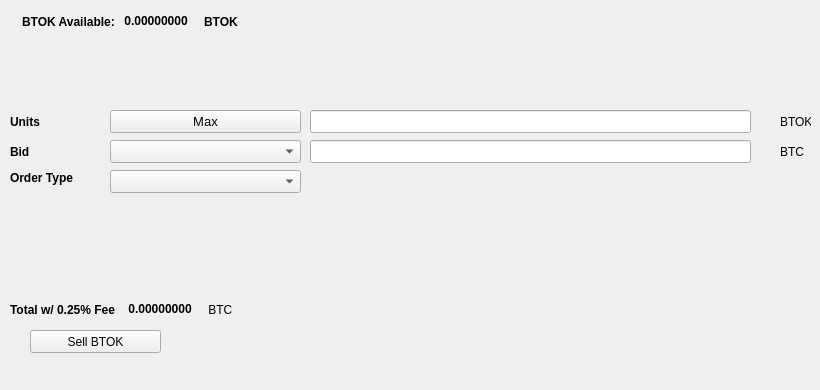
   <widget class="QWidget" name="SellTab">
    <attribute name="title">
     <string>Sell</string>
    </attribute>
    <widget class="QLabel" name="label_16">
     <property name="geometry">
      <rect>
       <x>780</x>
       <y>140</y>
       <width>31</width>
       <height>23</height>
      </rect>
     </property>
     <property name="text">
      <string>BTC</string>
     </property>
    </widget>
    <widget class="QComboBox" name="SellBidcomboBox">
     <property name="geometry">
      <rect>
       <x>110</x>
       <y>140</y>
       <width>191</width>
       <height>23</height>
      </rect>
     </property>
     <property name="font">
      <font>
       <pointsize>10</pointsize>
      </font>
     </property>
    </widget>
    <widget class="QLabel" name="label_18">
     <property name="geometry">
      <rect>
       <x>10</x>
       <y>110</y>
       <width>46</width>
       <height>23</height>
      </rect>
     </property>
     <property name="font">
      <font>
       <weight>75</weight>
       <bold>true</bold>
      </font>
     </property>
     <property name="text">
      <string>Units</string>
     </property>
    </widget>
    <widget class="QPushButton" name="Sell_Max_Amount">
     <property name="geometry">
      <rect>
       <x>110</x>
       <y>110</y>
       <width>191</width>
       <height>23</height>
      </rect>
     </property>
     <property name="font">
      <font>
       <pointsize>10</pointsize>
      </font>
     </property>
     <property name="text">
      <string>Max</string>
     </property>
    </widget>
    <widget class="QLabel" name="label_20">
     <property name="geometry">
      <rect>
       <x>10</x>
       <y>170</y>
       <width>91</width>
       <height>16</height>
      </rect>
     </property>
     <property name="font">
      <font>
       <weight>75</weight>
       <bold>true</bold>
      </font>
     </property>
     <property name="text">
      <string>Order Type</string>
     </property>
    </widget>
    <widget class="QComboBox" name="SellOrdertypeCombo">
     <property name="geometry">
      <rect>
       <x>110</x>
       <y>170</y>
       <width>191</width>
       <height>23</height>
      </rect>
     </property>
     <property name="font">
      <font>
       <pointsize>10</pointsize>
      </font>
     </property>
    </widget>
    <widget class="QLabel" name="label_21">
     <property name="geometry">
      <rect>
       <x>10</x>
       <y>140</y>
       <width>46</width>
       <height>23</height>
      </rect>
     </property>
     <property name="font">
      <font>
       <weight>75</weight>
       <bold>true</bold>
      </font>
     </property>
     <property name="text">
      <string>Bid</string>
     </property>
    </widget>
    <widget class="QLabel" name="label_22">
     <property name="geometry">
      <rect>
       <x>780</x>
       <y>110</y>
       <width>31</width>
       <height>23</height>
      </rect>
     </property>
     <property name="text">
      <string>BTOK</string>
     </property>
    </widget>
    <widget class="QLineEdit" name="UnitsInputBTOK">
     <property name="geometry">
      <rect>
       <x>310</x>
       <y>110</y>
       <width>441</width>
       <height>23</height>
      </rect>
     </property>
     <property name="font">
      <font>
       <pointsize>9</pointsize>
       <weight>75</weight>
       <bold>true</bold>
      </font>
     </property>
    </widget>
    <widget class="QLineEdit" name="SellBidPriceEdit">
     <property name="geometry">
      <rect>
       <x>310</x>
       <y>140</y>
       <width>441</width>
       <height>23</height>
      </rect>
     </property>
     <property name="font">
      <font>
       <pointsize>9</pointsize>
       <weight>75</weight>
       <bold>true</bold>
      </font>
     </property>
    </widget>
    <widget class="QPushButton" name="SellBTOKBTN">
     <property name="geometry">
      <rect>
       <x>30</x>
       <y>330</y>
       <width>131</width>
       <height>23</height>
      </rect>
     </property>
     <property name="text">
      <string>Sell BTOK</string>
     </property>
     <property name="icon">
      <iconset resource="../beetok">
       <normaloff>:/icons/bitcoin</normaloff>:/icons/bitcoin</iconset>
     </property>
    </widget>
    <widget class="QWidget" name="layoutWidget3">
     <property name="geometry">
      <rect>
       <x>22</x>
       <y>12</y>
       <width>258</width>
       <height>19</height>
      </rect>
     </property>
     <layout class="QHBoxLayout" name="horizontalLayout">
      <item>
       <widget class="QLabel" name="label232_2">
        <property name="font">
         <font>
          <weight>75</weight>
          <bold>true</bold>
         </font>
        </property>
        <property name="text">
         <string>BTOK Available:</string>
        </property>
       </widget>
      </item>
      <item>
       <widget class="QLabel" name="BTOKAvailableLabel">
        <property name="palette">
         <palette>
          <active>
           <colorrole role="WindowText">
            <brush brushstyle="SolidPattern">
             <color alpha="255">
              <red>0</red>
              <green>0</green>
              <blue>0</blue>
             </color>
            </brush>
           </colorrole>
           <colorrole role="Button">
            <brush brushstyle="SolidPattern">
             <color alpha="255">
              <red>0</red>
              <green>170</green>
              <blue>0</blue>
             </color>
            </brush>
           </colorrole>
           <colorrole role="Light">
            <brush brushstyle="SolidPattern">
             <color alpha="255">
              <red>0</red>
              <green>255</green>
              <blue>0</blue>
             </color>
            </brush>
           </colorrole>
           <colorrole role="Midlight">
            <brush brushstyle="SolidPattern">
             <color alpha="255">
              <red>0</red>
              <green>212</green>
              <blue>0</blue>
             </color>
            </brush>
           </colorrole>
           <colorrole role="Dark">
            <brush brushstyle="SolidPattern">
             <color alpha="255">
              <red>0</red>
              <green>85</green>
              <blue>0</blue>
             </color>
            </brush>
           </colorrole>
           <colorrole role="Mid">
            <brush brushstyle="SolidPattern">
             <color alpha="255">
              <red>0</red>
              <green>113</green>
              <blue>0</blue>
             </color>
            </brush>
           </colorrole>
           <colorrole role="Text">
            <brush brushstyle="SolidPattern">
             <color alpha="255">
              <red>0</red>
              <green>170</green>
              <blue>0</blue>
             </color>
            </brush>
           </colorrole>
           <colorrole role="BrightText">
            <brush brushstyle="SolidPattern">
             <color alpha="255">
              <red>255</red>
              <green>255</green>
              <blue>255</blue>
             </color>
            </brush>
           </colorrole>
           <colorrole role="ButtonText">
            <brush brushstyle="SolidPattern">
             <color alpha="255">
              <red>0</red>
              <green>0</green>
              <blue>0</blue>
             </color>
            </brush>
           </colorrole>
           <colorrole role="Base">
            <brush brushstyle="SolidPattern">
             <color alpha="255">
              <red>255</red>
              <green>255</green>
              <blue>255</blue>
             </color>
            </brush>
           </colorrole>
           <colorrole role="Window">
            <brush brushstyle="SolidPattern">
             <color alpha="255">
              <red>0</red>
              <green>170</green>
              <blue>0</blue>
             </color>
            </brush>
           </colorrole>
           <colorrole role="Shadow">
            <brush brushstyle="SolidPattern">
             <color alpha="255">
              <red>0</red>
              <green>0</green>
              <blue>0</blue>
             </color>
            </brush>
           </colorrole>
           <colorrole role="AlternateBase">
            <brush brushstyle="SolidPattern">
             <color alpha="255">
              <red>127</red>
              <green>212</green>
              <blue>127</blue>
             </color>
            </brush>
           </colorrole>
           <colorrole role="ToolTipBase">
            <brush brushstyle="SolidPattern">
             <color alpha="255">
              <red>255</red>
              <green>255</green>
              <blue>220</blue>
             </color>
            </brush>
           </colorrole>
           <colorrole role="ToolTipText">
            <brush brushstyle="SolidPattern">
             <color alpha="255">
              <red>0</red>
              <green>0</green>
              <blue>0</blue>
             </color>
            </brush>
           </colorrole>
          </active>
          <inactive>
           <colorrole role="WindowText">
            <brush brushstyle="SolidPattern">
             <color alpha="255">
              <red>0</red>
              <green>0</green>
              <blue>0</blue>
             </color>
            </brush>
           </colorrole>
           <colorrole role="Button">
            <brush brushstyle="SolidPattern">
             <color alpha="255">
              <red>0</red>
              <green>170</green>
              <blue>0</blue>
             </color>
            </brush>
           </colorrole>
           <colorrole role="Light">
            <brush brushstyle="SolidPattern">
             <color alpha="255">
              <red>0</red>
              <green>255</green>
              <blue>0</blue>
             </color>
            </brush>
           </colorrole>
           <colorrole role="Midlight">
            <brush brushstyle="SolidPattern">
             <color alpha="255">
              <red>0</red>
              <green>212</green>
              <blue>0</blue>
             </color>
            </brush>
           </colorrole>
           <colorrole role="Dark">
            <brush brushstyle="SolidPattern">
             <color alpha="255">
              <red>0</red>
              <green>85</green>
              <blue>0</blue>
             </color>
            </brush>
           </colorrole>
           <colorrole role="Mid">
            <brush brushstyle="SolidPattern">
             <color alpha="255">
              <red>0</red>
              <green>113</green>
              <blue>0</blue>
             </color>
            </brush>
           </colorrole>
           <colorrole role="Text">
            <brush brushstyle="SolidPattern">
             <color alpha="255">
              <red>0</red>
              <green>170</green>
              <blue>0</blue>
             </color>
            </brush>
           </colorrole>
           <colorrole role="BrightText">
            <brush brushstyle="SolidPattern">
             <color alpha="255">
              <red>255</red>
              <green>255</green>
              <blue>255</blue>
             </color>
            </brush>
           </colorrole>
           <colorrole role="ButtonText">
            <brush brushstyle="SolidPattern">
             <color alpha="255">
              <red>0</red>
              <green>0</green>
              <blue>0</blue>
             </color>
            </brush>
           </colorrole>
           <colorrole role="Base">
            <brush brushstyle="SolidPattern">
             <color alpha="255">
              <red>255</red>
              <green>255</green>
              <blue>255</blue>
             </color>
            </brush>
           </colorrole>
           <colorrole role="Window">
            <brush brushstyle="SolidPattern">
             <color alpha="255">
              <red>0</red>
              <green>170</green>
              <blue>0</blue>
             </color>
            </brush>
           </colorrole>
           <colorrole role="Shadow">
            <brush brushstyle="SolidPattern">
             <color alpha="255">
              <red>0</red>
              <green>0</green>
              <blue>0</blue>
             </color>
            </brush>
           </colorrole>
           <colorrole role="AlternateBase">
            <brush brushstyle="SolidPattern">
             <color alpha="255">
              <red>127</red>
              <green>212</green>
              <blue>127</blue>
             </color>
            </brush>
           </colorrole>
           <colorrole role="ToolTipBase">
            <brush brushstyle="SolidPattern">
             <color alpha="255">
              <red>255</red>
              <green>255</green>
              <blue>220</blue>
             </color>
            </brush>
           </colorrole>
           <colorrole role="ToolTipText">
            <brush brushstyle="SolidPattern">
             <color alpha="255">
              <red>0</red>
              <green>0</green>
              <blue>0</blue>
             </color>
            </brush>
           </colorrole>
          </inactive>
          <disabled>
           <colorrole role="WindowText">
            <brush brushstyle="SolidPattern">
             <color alpha="255">
              <red>0</red>
              <green>85</green>
              <blue>0</blue>
             </color>
            </brush>
           </colorrole>
           <colorrole role="Button">
            <brush brushstyle="SolidPattern">
             <color alpha="255">
              <red>0</red>
              <green>170</green>
              <blue>0</blue>
             </color>
            </brush>
           </colorrole>
           <colorrole role="Light">
            <brush brushstyle="SolidPattern">
             <color alpha="255">
              <red>0</red>
              <green>255</green>
              <blue>0</blue>
             </color>
            </brush>
           </colorrole>
           <colorrole role="Midlight">
            <brush brushstyle="SolidPattern">
             <color alpha="255">
              <red>0</red>
              <green>212</green>
              <blue>0</blue>
             </color>
            </brush>
           </colorrole>
           <colorrole role="Dark">
            <brush brushstyle="SolidPattern">
             <color alpha="255">
              <red>0</red>
              <green>85</green>
              <blue>0</blue>
             </color>
            </brush>
           </colorrole>
           <colorrole role="Mid">
            <brush brushstyle="SolidPattern">
             <color alpha="255">
              <red>0</red>
              <green>113</green>
              <blue>0</blue>
             </color>
            </brush>
           </colorrole>
           <colorrole role="Text">
            <brush brushstyle="SolidPattern">
             <color alpha="255">
              <red>0</red>
              <green>85</green>
              <blue>0</blue>
             </color>
            </brush>
           </colorrole>
           <colorrole role="BrightText">
            <brush brushstyle="SolidPattern">
             <color alpha="255">
              <red>255</red>
              <green>255</green>
              <blue>255</blue>
             </color>
            </brush>
           </colorrole>
           <colorrole role="ButtonText">
            <brush brushstyle="SolidPattern">
             <color alpha="255">
              <red>0</red>
              <green>85</green>
              <blue>0</blue>
             </color>
            </brush>
           </colorrole>
           <colorrole role="Base">
            <brush brushstyle="SolidPattern">
             <color alpha="255">
              <red>0</red>
              <green>170</green>
              <blue>0</blue>
             </color>
            </brush>
           </colorrole>
           <colorrole role="Window">
            <brush brushstyle="SolidPattern">
             <color alpha="255">
              <red>0</red>
              <green>170</green>
              <blue>0</blue>
             </color>
            </brush>
           </colorrole>
           <colorrole role="Shadow">
            <brush brushstyle="SolidPattern">
             <color alpha="255">
              <red>0</red>
              <green>0</green>
              <blue>0</blue>
             </color>
            </brush>
           </colorrole>
           <colorrole role="AlternateBase">
            <brush brushstyle="SolidPattern">
             <color alpha="255">
              <red>0</red>
              <green>170</green>
              <blue>0</blue>
             </color>
            </brush>
           </colorrole>
           <colorrole role="ToolTipBase">
            <brush brushstyle="SolidPattern">
             <color alpha="255">
              <red>255</red>
              <green>255</green>
              <blue>220</blue>
             </color>
            </brush>
           </colorrole>
           <colorrole role="ToolTipText">
            <brush brushstyle="SolidPattern">
             <color alpha="255">
              <red>0</red>
              <green>0</green>
              <blue>0</blue>
             </color>
            </brush>
           </colorrole>
          </disabled>
         </palette>
        </property>
        <property name="font">
         <font>
          <weight>75</weight>
          <bold>true</bold>
         </font>
        </property>
        <property name="text">
         <string> 0.00000000 </string>
        </property>
        <property name="textInteractionFlags">
         <set>Qt::LinksAccessibleByMouse|Qt::TextSelectableByKeyboard|Qt::TextSelectableByMouse</set>
        </property>
       </widget>
      </item>
      <item>
       <widget class="QLabel" name="labelBTOK">
        <property name="font">
         <font>
          <weight>75</weight>
          <bold>true</bold>
         </font>
        </property>
        <property name="text">
         <string>BTOK</string>
        </property>
       </widget>
      </item>
     </layout>
    </widget>
    <widget class="QWidget" name="layoutWidget">
     <property name="geometry">
      <rect>
       <x>10</x>
       <y>300</y>
       <width>268</width>
       <height>19</height>
      </rect>
     </property>
     <layout class="QHBoxLayout" name="horizontalLayout_2">
      <item>
       <widget class="QLabel" name="label_19">
        <property name="font">
         <font>
          <weight>75</weight>
          <bold>true</bold>
         </font>
        </property>
        <property name="text">
         <string>Total w/ 0.25% Fee </string>
        </property>
       </widget>
      </item>
      <item>
       <widget class="QLabel" name="SellCostLabel">
        <property name="palette">
         <palette>
          <active>
           <colorrole role="WindowText">
            <brush brushstyle="SolidPattern">
             <color alpha="255">
              <red>0</red>
              <green>0</green>
              <blue>0</blue>
             </color>
            </brush>
           </colorrole>
           <colorrole role="Button">
            <brush brushstyle="SolidPattern">
             <color alpha="255">
              <red>0</red>
              <green>170</green>
              <blue>0</blue>
             </color>
            </brush>
           </colorrole>
           <colorrole role="Light">
            <brush brushstyle="SolidPattern">
             <color alpha="255">
              <red>0</red>
              <green>255</green>
              <blue>0</blue>
             </color>
            </brush>
           </colorrole>
           <colorrole role="Midlight">
            <brush brushstyle="SolidPattern">
             <color alpha="255">
              <red>0</red>
              <green>212</green>
              <blue>0</blue>
             </color>
            </brush>
           </colorrole>
           <colorrole role="Dark">
            <brush brushstyle="SolidPattern">
             <color alpha="255">
              <red>0</red>
              <green>85</green>
              <blue>0</blue>
             </color>
            </brush>
           </colorrole>
           <colorrole role="Mid">
            <brush brushstyle="SolidPattern">
             <color alpha="255">
              <red>0</red>
              <green>113</green>
              <blue>0</blue>
             </color>
            </brush>
           </colorrole>
           <colorrole role="Text">
            <brush brushstyle="SolidPattern">
             <color alpha="255">
              <red>0</red>
              <green>170</green>
              <blue>0</blue>
             </color>
            </brush>
           </colorrole>
           <colorrole role="BrightText">
            <brush brushstyle="SolidPattern">
             <color alpha="255">
              <red>255</red>
              <green>255</green>
              <blue>255</blue>
             </color>
            </brush>
           </colorrole>
           <colorrole role="ButtonText">
            <brush brushstyle="SolidPattern">
             <color alpha="255">
              <red>0</red>
              <green>0</green>
              <blue>0</blue>
             </color>
            </brush>
           </colorrole>
           <colorrole role="Base">
            <brush brushstyle="SolidPattern">
             <color alpha="255">
              <red>255</red>
              <green>255</green>
              <blue>255</blue>
             </color>
            </brush>
           </colorrole>
           <colorrole role="Window">
            <brush brushstyle="SolidPattern">
             <color alpha="255">
              <red>0</red>
              <green>170</green>
              <blue>0</blue>
             </color>
            </brush>
           </colorrole>
           <colorrole role="Shadow">
            <brush brushstyle="SolidPattern">
             <color alpha="255">
              <red>0</red>
              <green>0</green>
              <blue>0</blue>
             </color>
            </brush>
           </colorrole>
           <colorrole role="AlternateBase">
            <brush brushstyle="SolidPattern">
             <color alpha="255">
              <red>127</red>
              <green>212</green>
              <blue>127</blue>
             </color>
            </brush>
           </colorrole>
           <colorrole role="ToolTipBase">
            <brush brushstyle="SolidPattern">
             <color alpha="255">
              <red>255</red>
              <green>255</green>
              <blue>220</blue>
             </color>
            </brush>
           </colorrole>
           <colorrole role="ToolTipText">
            <brush brushstyle="SolidPattern">
             <color alpha="255">
              <red>0</red>
              <green>0</green>
              <blue>0</blue>
             </color>
            </brush>
           </colorrole>
          </active>
          <inactive>
           <colorrole role="WindowText">
            <brush brushstyle="SolidPattern">
             <color alpha="255">
              <red>0</red>
              <green>0</green>
              <blue>0</blue>
             </color>
            </brush>
           </colorrole>
           <colorrole role="Button">
            <brush brushstyle="SolidPattern">
             <color alpha="255">
              <red>0</red>
              <green>170</green>
              <blue>0</blue>
             </color>
            </brush>
           </colorrole>
           <colorrole role="Light">
            <brush brushstyle="SolidPattern">
             <color alpha="255">
              <red>0</red>
              <green>255</green>
              <blue>0</blue>
             </color>
            </brush>
           </colorrole>
           <colorrole role="Midlight">
            <brush brushstyle="SolidPattern">
             <color alpha="255">
              <red>0</red>
              <green>212</green>
              <blue>0</blue>
             </color>
            </brush>
           </colorrole>
           <colorrole role="Dark">
            <brush brushstyle="SolidPattern">
             <color alpha="255">
              <red>0</red>
              <green>85</green>
              <blue>0</blue>
             </color>
            </brush>
           </colorrole>
           <colorrole role="Mid">
            <brush brushstyle="SolidPattern">
             <color alpha="255">
              <red>0</red>
              <green>113</green>
              <blue>0</blue>
             </color>
            </brush>
           </colorrole>
           <colorrole role="Text">
            <brush brushstyle="SolidPattern">
             <color alpha="255">
              <red>0</red>
              <green>170</green>
              <blue>0</blue>
             </color>
            </brush>
           </colorrole>
           <colorrole role="BrightText">
            <brush brushstyle="SolidPattern">
             <color alpha="255">
              <red>255</red>
              <green>255</green>
              <blue>255</blue>
             </color>
            </brush>
           </colorrole>
           <colorrole role="ButtonText">
            <brush brushstyle="SolidPattern">
             <color alpha="255">
              <red>0</red>
              <green>0</green>
              <blue>0</blue>
             </color>
            </brush>
           </colorrole>
           <colorrole role="Base">
            <brush brushstyle="SolidPattern">
             <color alpha="255">
              <red>255</red>
              <green>255</green>
              <blue>255</blue>
             </color>
            </brush>
           </colorrole>
           <colorrole role="Window">
            <brush brushstyle="SolidPattern">
             <color alpha="255">
              <red>0</red>
              <green>170</green>
              <blue>0</blue>
             </color>
            </brush>
           </colorrole>
           <colorrole role="Shadow">
            <brush brushstyle="SolidPattern">
             <color alpha="255">
              <red>0</red>
              <green>0</green>
              <blue>0</blue>
             </color>
            </brush>
           </colorrole>
           <colorrole role="AlternateBase">
            <brush brushstyle="SolidPattern">
             <color alpha="255">
              <red>127</red>
              <green>212</green>
              <blue>127</blue>
             </color>
            </brush>
           </colorrole>
           <colorrole role="ToolTipBase">
            <brush brushstyle="SolidPattern">
             <color alpha="255">
              <red>255</red>
              <green>255</green>
              <blue>220</blue>
             </color>
            </brush>
           </colorrole>
           <colorrole role="ToolTipText">
            <brush brushstyle="SolidPattern">
             <color alpha="255">
              <red>0</red>
              <green>0</green>
              <blue>0</blue>
             </color>
            </brush>
           </colorrole>
          </inactive>
          <disabled>
           <colorrole role="WindowText">
            <brush brushstyle="SolidPattern">
             <color alpha="255">
              <red>0</red>
              <green>85</green>
              <blue>0</blue>
             </color>
            </brush>
           </colorrole>
           <colorrole role="Button">
            <brush brushstyle="SolidPattern">
             <color alpha="255">
              <red>0</red>
              <green>170</green>
              <blue>0</blue>
             </color>
            </brush>
           </colorrole>
           <colorrole role="Light">
            <brush brushstyle="SolidPattern">
             <color alpha="255">
              <red>0</red>
              <green>255</green>
              <blue>0</blue>
             </color>
            </brush>
           </colorrole>
           <colorrole role="Midlight">
            <brush brushstyle="SolidPattern">
             <color alpha="255">
              <red>0</red>
              <green>212</green>
              <blue>0</blue>
             </color>
            </brush>
           </colorrole>
           <colorrole role="Dark">
            <brush brushstyle="SolidPattern">
             <color alpha="255">
              <red>0</red>
              <green>85</green>
              <blue>0</blue>
             </color>
            </brush>
           </colorrole>
           <colorrole role="Mid">
            <brush brushstyle="SolidPattern">
             <color alpha="255">
              <red>0</red>
              <green>113</green>
              <blue>0</blue>
             </color>
            </brush>
           </colorrole>
           <colorrole role="Text">
            <brush brushstyle="SolidPattern">
             <color alpha="255">
              <red>0</red>
              <green>85</green>
              <blue>0</blue>
             </color>
            </brush>
           </colorrole>
           <colorrole role="BrightText">
            <brush brushstyle="SolidPattern">
             <color alpha="255">
              <red>255</red>
              <green>255</green>
              <blue>255</blue>
             </color>
            </brush>
           </colorrole>
           <colorrole role="ButtonText">
            <brush brushstyle="SolidPattern">
             <color alpha="255">
              <red>0</red>
              <green>85</green>
              <blue>0</blue>
             </color>
            </brush>
           </colorrole>
           <colorrole role="Base">
            <brush brushstyle="SolidPattern">
             <color alpha="255">
              <red>0</red>
              <green>170</green>
              <blue>0</blue>
             </color>
            </brush>
           </colorrole>
           <colorrole role="Window">
            <brush brushstyle="SolidPattern">
             <color alpha="255">
              <red>0</red>
              <green>170</green>
              <blue>0</blue>
             </color>
            </brush>
           </colorrole>
           <colorrole role="Shadow">
            <brush brushstyle="SolidPattern">
             <color alpha="255">
              <red>0</red>
              <green>0</green>
              <blue>0</blue>
             </color>
            </brush>
           </colorrole>
           <colorrole role="AlternateBase">
            <brush brushstyle="SolidPattern">
             <color alpha="255">
              <red>0</red>
              <green>170</green>
              <blue>0</blue>
             </color>
            </brush>
           </colorrole>
           <colorrole role="ToolTipBase">
            <brush brushstyle="SolidPattern">
             <color alpha="255">
              <red>255</red>
              <green>255</green>
              <blue>220</blue>
             </color>
            </brush>
           </colorrole>
           <colorrole role="ToolTipText">
            <brush brushstyle="SolidPattern">
             <color alpha="255">
              <red>0</red>
              <green>0</green>
              <blue>0</blue>
             </color>
            </brush>
           </colorrole>
          </disabled>
         </palette>
        </property>
        <property name="font">
         <font>
          <weight>75</weight>
          <bold>true</bold>
         </font>
        </property>
        <property name="autoFillBackground">
         <bool>false</bool>
        </property>
        <property name="text">
         <string> 0.00000000</string>
        </property>
        <property name="textInteractionFlags">
         <set>Qt::LinksAccessibleByMouse|Qt::TextSelectableByMouse</set>
        </property>
       </widget>
      </item>
      <item>
       <widget class="QLabel" name="label_17">
        <property name="font">
         <font>
          <weight>50</weight>
          <bold>false</bold>
         </font>
        </property>
        <property name="text">
         <string> BTC</string>
        </property>
       </widget>
      </item>
     </layout>
    </widget>
    <widget class="QLabel" name="label_23">
     <property name="geometry">
      <rect>
       <x>460</x>
       <y>300</y>
       <width>281</width>
       <height>81</height>
      </rect>
     </property>
     <property name="text">
      <string/>
     </property>
     <property name="pixmap">
      <pixmap>:/images/bittrex</pixmap>
     </property>
    </widget>
   </widget>
